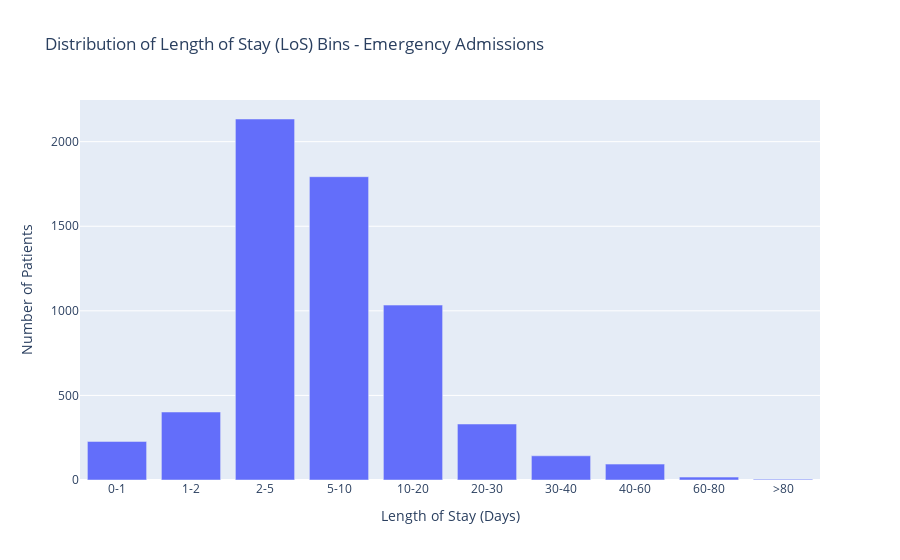

Notebook cell for this chart:
### Code cell
import plotly.express as px

# Define bins and labels
bins = [0, 1, 2, 5, 10, 20, 30, 40, 60, 80, float('inf')]
labels = ['0-1', '1-2', '2-5', '5-10', '10-20', '20-30', '30-40', '40-60', '60-80', '>80']

# Apply binning
df_emerg['Los_Bin'] = pd.cut(df_emerg_unique['Los'], bins=bins, labels=labels, right=False)

# Count patients per bin
bin_counts = df_emerg_unique['Los_Bin'].value_counts().sort_index()


fig1 = px.bar(
    x=bin_counts.index,
    y=bin_counts.values,
    labels={'x': 'Length of Stay (Days)', 'y': 'Number of Patients'},
    title='Distribution of Length of Stay (LoS) Bins - Emergency Admissions'
)

fig1.show()

### Figure 1 — Plotly figure (JSON) as saved in the notebook; plotly's stock layout.template omitted (floating-point values rounded to 4 significant figures)
{"data": [{"hovertemplate": "Length of Stay (Days)=%{x}<br>Number of Patients=%{y}<extra></extra>", "legendgroup": "", "marker": {"color": "#636efa", "pattern": {"shape": ""}}, "name": "", "orientation": "v", "showlegend": false, "textposition": "auto", "type": "bar", "x": ["0-1", "1-2", "2-5", "5-10", "10-20", "20-30", "30-40", "40-60", "60-80", ">80"], "xaxis": "x", "y": [228, 402, 2134, 1793, 1034, 331, 143, 94, 17, 5], "yaxis": "y"}], "layout": {"barmode": "relative", "legend": {"tracegroupgap": 0}, "title": {"text": "Distribution of Length of Stay (LoS) Bins - Emergency Admissions"}, "xaxis": {"anchor": "y", "domain": [0, 1], "title": {"text": "Length of Stay (Days)"}}, "yaxis": {"anchor": "x", "domain": [0, 1], "title": {"text": "Number of Patients"}}}}
